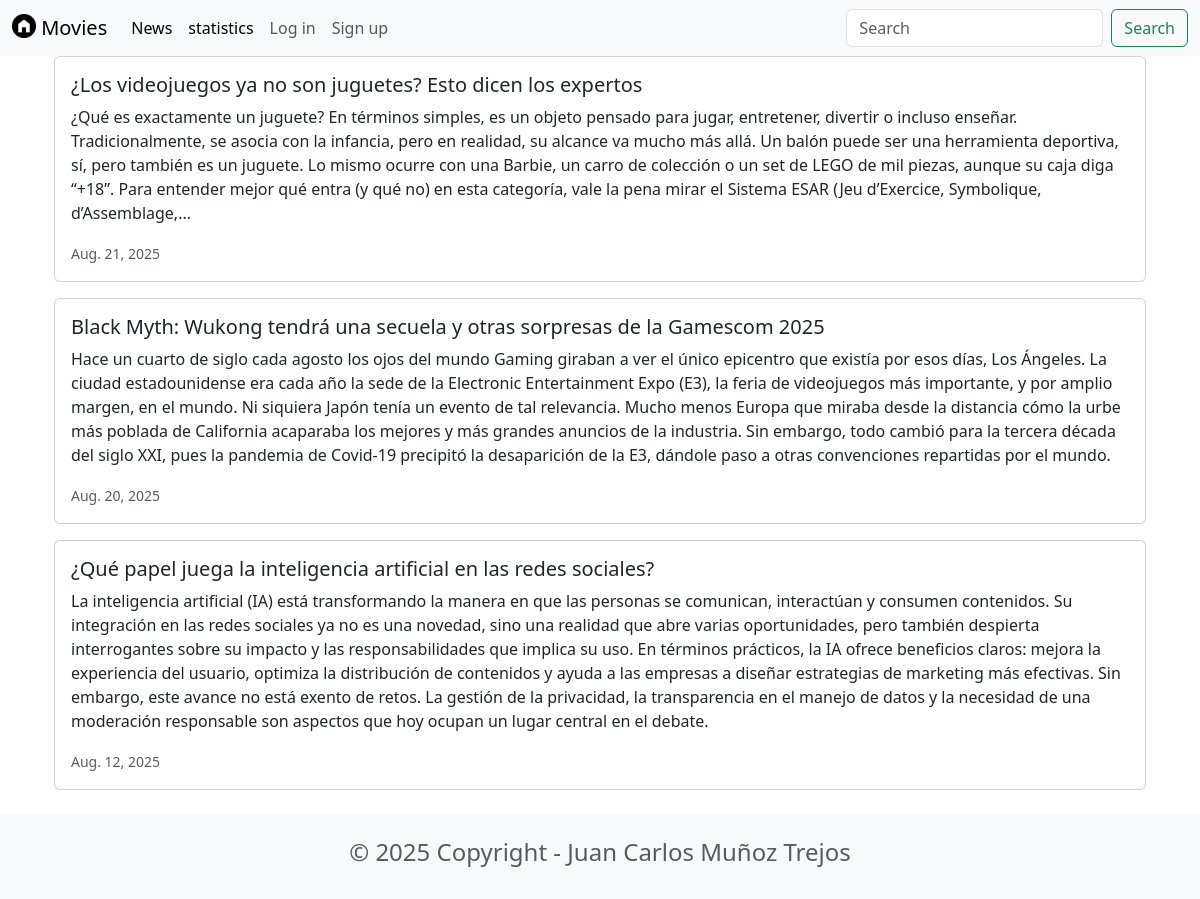
Page /news/ on the committed database.
### news/models.py (models this page shows, shortened)
class News(models.Model):
    headline = models.CharField(max_length=200)
    body = models.TextField()
    date = models.DateField()

### news/views.py (the view)
# urls.py: path('news/', include('news.urls')),  # Home view for the news app, assuming it uses the same home view
def news(request):
    newss = News.objects.all().order_by('-date')
    return render(request, 'news.html', {'newss': newss})

### news/templates/news.html (shortened to what this page needs)
{% extends "base.html" %}
{% block content %}
<head>
<link href="https://cdn.jsdelivr.net/npm/bootstrap@5.3.7/dist/css/bootstrap.min.css" rel="stylesheet">
</head>
<div class="container">
{% for news in newss %}
    <div class="card mb-3">
                <div class="card-body">
                    <h5 class="card-title">{{ news.headline }}</h5>
                    <p class="card-text">{{ news.body }}</p>
                    <p class="card-text"><small class="text-body-secondary">{{ news.date }}</small></p>
                </div>
    </div>
{% endfor %}
</div>
{% endblock %}

### rows in the picture
News: headline "¿Los videojuegos ya no son juguetes? Esto dicen los expertos", body "¿Qué es exactamente un juguete? En términos simples, es un objeto pensado para jugar, entretener, divertir o incluso enseñar. Tradicionalmente, se asocia con la infancia, pero en realidad, su alcance va mucho más allá. Un balón puede ser una herramienta deportiva, sí, pero también es un juguete. Lo mismo ocurre con una Barbie, un carro de colección o un set de LEGO de mil piezas, aunque su caja diga “+18”. Para entender mejor qué entra (y qué no) en esta categoría, vale la pena mirar el Sistema ESAR (Jeu d’Exercice, Symbolique, d’Assemblage,...", date "Aug. 21, 2025"
News: headline "Black Myth: Wukong tendrá una secuela y otras sorpresas de la Gamescom 2025", body "Hace un cuarto de siglo cada agosto los ojos del mundo Gaming giraban a ver el único epicentro que existía por esos días, Los Ángeles. La ciudad estadounidense era cada año la sede de la Electronic Entertainment Expo (E3), la feria de videojuegos más importante, y por amplio margen, en el mundo. Ni siquiera Japón tenía un evento de tal relevancia. Mucho menos Europa que miraba desde la distancia cómo la urbe más poblada de California acaparaba los mejores y más grandes anuncios de la industria. Sin embargo, todo cambió para la tercera década del siglo XXI, pues la pandemia de Covid-19 precipitó la desaparición de la E3, dándole paso a otras convenciones repartidas por el mundo.", date "Aug. 20, 2025"
News: headline "¿Qué papel juega la inteligencia artificial en las redes sociales?", body "La inteligencia artificial (IA) está transformando la manera en que las personas se comunican, interactúan y consumen contenidos. Su integración en las redes sociales ya no es una novedad, sino una realidad que abre varias oportunidades, pero también despierta interrogantes sobre su impacto y las responsabilidades que implica su uso. En términos prácticos, la IA ofrece beneficios claros: mejora la experiencia del usuario, optimiza la distribución de contenidos y ayuda a las empresas a diseñar estrategias de marketing más efectivas. Sin embargo, este avance no está exento de retos. La gestión de la privacidad, la transparencia en el manejo de datos y la necesidad de una moderación…", date "Aug. 12, 2025"
